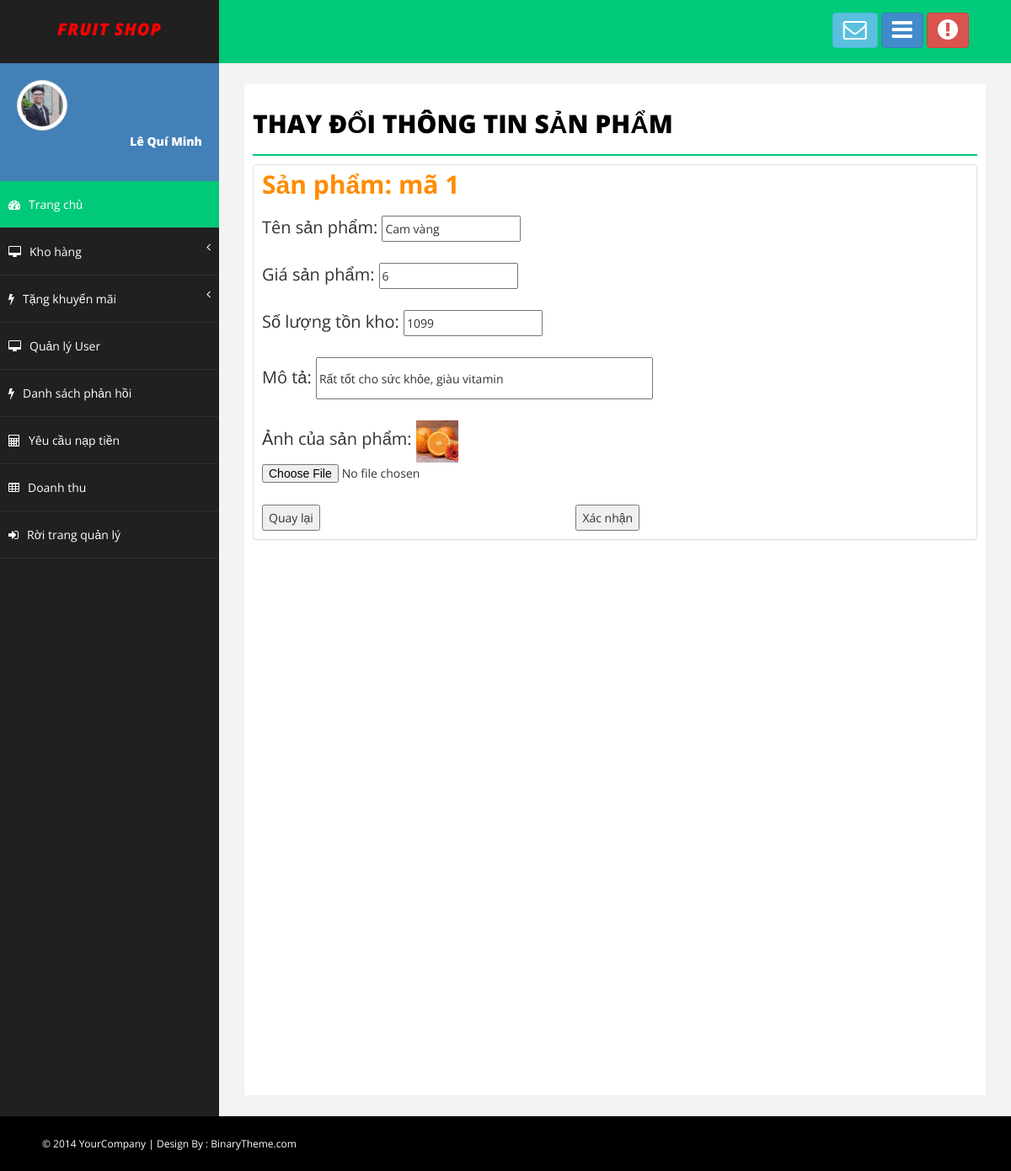
Page /Admin/updatesp.php?idsp=1 (signed in) on the committed database.
### tables this page shows
CREATE TABLE `dsuser` (
  `ID_User` int(11) NOT NULL,
  `Name_User` varchar(50) NOT NULL,
  `Sex` varchar(50) NOT NULL,
  `Address` varchar(50) NOT NULL,
  `Date` date NOT NULL,
  `PhoneNumber` varchar(50) NOT NULL,
  `Email` varchar(50) NOT NULL,
  `Avt` varchar(50) NOT NULL,
  `Wallet` double NOT NULL,
  `Chucvu` varchar(50) NOT NULL,
  `Name_TK` varchar(50) NOT NULL
);

CREATE TABLE `dssp` (
  `ID_SP` int(11) NOT NULL,
  `Name_SP` varchar(50) NOT NULL,
  `SLConLai` int(11) NOT NULL,
  `SLDaBan` int(11) NOT NULL,
  `Price` float NOT NULL,
  `Image_SP` varchar(255) NOT NULL,
  `MoTa` text NOT NULL,
  `TysoGiamGia` int(11) NOT NULL
);

### Admin/Control.php (called while the page is built, shortened)
<?php
    include("../Connect.php");
    class data{
        function Search_User($tentk){
            global $con;
            $sql = "SELECT* FROM dsuser WHERE Name_TK = '$tentk'";
            $run = mysqli_query($con,$sql);
            return $run;
        }
        function Search_SP($id){
            global $con;
            $sql = "SELECT* FROM dssp WHERE ID_SP = $id";
            $run = mysqli_query($con,$sql);
            return $run;
        }
    }
?>

### Admin/updatesp.php (the view, shortened to what this page needs)
<!DOCTYPE html>
<html xmlns="http://www.w3.org/1999/xhtml">
<head>
    <?php
        include("Control.php");
        $getdata = new data();
        $input = $getdata->Search_User($_SESSION['TenTK']);
        $ttcn = mysqli_fetch_array($input);
    ?>
    <link href="assets/css/bootstrap.css" rel="stylesheet" />
    <link href="assets/css/font-awesome.css" rel="stylesheet" />
    <link href="assets/css/basic.css" rel="stylesheet" />
    <link href="assets/css/custom.css" rel="stylesheet" />
</head>
<body>
    <div id="wrapper">
        <nav class="navbar navbar-default navbar-cls-top " role="navigation" style="margin-bottom: 0">
            <div class="navbar-header">
                <a class="navbar-brand" style="font-style: italic; color: red;" href="Admin_TC.php">Fruit Shop</a>
            </div>
            <div class="header-right">
                <a href="message-task.html" class="btn btn-info" title="Hộp thư đến"><i class="fa fa-envelope-o fa-2x"></i></a>
                <a href="message-task.html" class="btn btn-primary" title="New Task"><i class="fa fa-bars fa-2x"></i></a>
                <button href="login.html" id="logout" class="btn btn-danger" title="Logout"><i class="fa fa-exclamation-circle fa-2x"></i></button>
            </div>
        </nav>
        <nav class="navbar-default navbar-side" role="navigation">
            <div class="sidebar-collapse">
                <ul class="nav" id="main-menu">
                    <li>
                        <div class="user-img-div">
                            <img src="../User/images/image_User/<?php echo$ttcn['Avt']; ?>" class="img-thumbnail" style="border-radius: 50%;" />
                            <div class="inner-text">
                                <?php echo$ttcn['Name_User']; ?>
                            </div>
                        </div>
                    </li>
                    <li>
                        <a class="active-menu" href="Admin_TC.php"><i class="fa fa-dashboard "></i>Trang chủ</a>
                    </li>
                    <li>
                        <a href="#"><i class="fa fa-desktop"></i>Kho hàng<span class="fa arrow"></span></a>
                    </li>
                     <li>
                        <a href="#"><i class="fa fa-flash"></i>Tặng khuyến mãi<span class="fa arrow"></span></a>
                    </li>
                    <li>
                        <a href="QLUser.php"><i class="fa fa-desktop"></i>Quản lý User</a>
                    </li>
                    <li>
                        <a href="DSPhanhoi.php"><i class="fa fa-flash"></i>Danh sách phản hồi</a>
                    </li>
                    <li>
                        <a href="#"><i class="fa fa-calculator"></i>Yêu cầu nạp tiền</a>
                    </li>
                    <li>
                        <a href="#"><i class="fa fa-table"></i>Doanh thu</a>
                    </li>
                    <li>
                        <a href="../User/Trangchu.php" ><i class="fa fa-sign-in "></i>Rời trang quản lý</a>
                    </li>
                </ul>
             </div>
        </nav>
        <div id="page-wrapper">
            <div id="page-inner">
                <h1 class="page-head-line">Thay đổi thông tin sản phẩm</h1>
                <div class="row">
                    <div class="col-md-12">
                        <div class="panel panel-default">
                            <?php
                                $id=0;
                                if(isset($_GET['idsp']))    $id = $_GET['idsp'];
                                $load = $getdata->Search_SP($id);
                                $sp = mysqli_fetch_array($load);
                            ?>
                            <form method="post" enctype="multipart/form-data" style=" margin-top: 10px; margin-left: 10px;">
                                <div style="font-size: 30px; font-weight: bold; color: darkorange;">Sản phẩm: mã <?php echo$sp["ID_SP"]; ?></div><br>
                                <span style="font-size: 20px;">Tên sản phẩm: </span>
                                    <input type="text" name="txttensp" value="<?php echo$sp["Name_SP"]; ?>"><br><br>
                                <span style="font-size: 20px;">Giá sản phẩm:  </span>
                                    <input type="text" name="txtgiasp" value="<?php echo$sp["Price"]; ?>"><br><br>
                                <span style="font-size: 20px;">Số lượng tồn kho:  </span>
                                    <input type="number" name="txtslsp" value="<?php echo$sp["SLConLai"]; ?>"><br><br>
                                <span style="font-size: 20px;">Mô tả:  </span>
                                    <input type="text" style="height: 50px; width: 400px;" name="txtmota" value="<?php echo$sp["MoTa"]; ?>"><br><br>
                                <span style="font-size: 20px;">Ảnh của sản phẩm: </span>
                                    <img src="../User/images/image_SP/<?php echo$sp["Image_SP"]; ?>" style="width: 50px; height: 50px;" alt="<?php echo$sp["Image_SP"]; ?>">
                                <input type="file" name="img_sp"><br>
                                <input type="button" value="Quay lại" onclick="window.location = 'Nhaphang.php'">
                                <input type="submit" name="oke" value="Xác nhận" style="margin-left: 300px; margin-bottom: 10px;">
                            </form>
                        </div>
                    </div>
                </div>
            </div>
        </div>
    </div>
    <div id="footer-sec">
        &copy; 2014 YourCompany | Design By : <a href="http://www.binarytheme.com/" target="_blank">BinaryTheme.com</a>
    </div>
</body>
</html>

### Admin/assets/css/basic.css (style rules this page uses)
body { font-family: 'Open Sans', sans-serif; line-height:25px; }
#wrapper { width: 100%; background: #202020; }
#page-wrapper { padding: 15px 15px; min-height: 600px; background: #F3F3F3; }
#page-inner { width: 100%; margin: 10px 20px 10px 0px; background-color: #fff!important; padding: 10px; min-height: 1200px; }
.page-head-line { font-size: 30px; text-transform: uppercase; color: #000; font-weight: 800; padding-bottom: 20px; border-bottom: 2px solid #00CA79; margin-bottom: 10px; }
.navbar-cls-top .navbar-brand { color: #fff; background: #202020; width: 260px; text-align: center; height: 75px; font-size: 20px; letter-spacing: 1px; font-weight: 900; padding-top: 25px; text-transform:uppercase; }
.header-right { color: #fff; padding: 15px 50px 5px 50px; float: right; font-size: 16px; }
.user-img-div { min-height: 140px; padding: 20px; background-color: #4380B8; }
.user-img-div img { max-height: 60px; }
.user-img-div .inner-text { text-align: right; position: relative; color: #fff; font-weight: 800; line-height: 25px; }
.active-menu { background-color: #00CA79!important; }
.arrow { float: right; }
.fa.arrow:before { content: "\f104"; }
.sidebar-collapse, .sidebar-collapse .nav { background: none; }
.sidebar-collapse .nav { padding: 0; }
.sidebar-collapse .nav > li > a { color: #fff; background: #202020; text-shadow: none; padding: 15px 40px; border-bottom: 1px solid #2F2E31; }
.sidebar-collapse > .nav > li > a { padding: 15px 10px; }
.navbar-side { border: none; background-color: #202020; }
.navbar-cls-top { background: #00CA79; border-bottom: none; }
.navbar-default { border: 0px solid black; }
.navbar-header { background: #000000; }
.nav > li > a > i { margin-right: 10px; }
#footer-sec { background-color:#000; padding:20px 50px; color:#fff; font-size:12px; }
#footer-sec a { color:#fff; }
@media (min-width:768px) { #page-wrapper { margin: 0 0 0 260px; padding: 15px 30px; min-height: 1200px; } }
@media (min-width:768px) { .navbar-side { z-index: 1; position: absolute; width: 260px; } }
@media (min-width:768px) { .navbar { border-radius: 0px; } }

### rows in the picture
dsuser: Avt (picture), Name_User "Lê Quí Minh"
dssp: ID_SP "1", txttensp "Cam vàng", txtgiasp "6", txtslsp "1099", txtmota "Rất tốt cho sức khỏe, giàu vitamin", Image_SP (picture)
